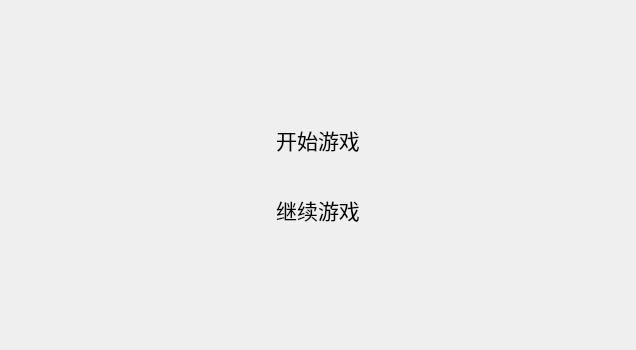
<?xml version="1.0" encoding="UTF-8"?>
<ui version="4.0">
 <class>MainWindow</class>
 <widget class="QMainWindow" name="MainWindow">
  <property name="geometry">
   <rect>
    <x>0</x>
    <y>0</y>
    <width>636</width>
    <height>350</height>
   </rect>
  </property>
  <property name="minimumSize">
   <size>
    <width>636</width>
    <height>350</height>
   </size>
  </property>
  <property name="maximumSize">
   <size>
    <width>636</width>
    <height>350</height>
   </size>
  </property>
  <property name="font">
   <font>
    <pointsize>9</pointsize>
   </font>
  </property>
  <property name="windowTitle">
   <string>PopStar</string>
  </property>
  <widget class="QWidget" name="centralWidget">
   <layout class="QVBoxLayout" name="verticalLayout">
    <item>
     <spacer name="verticalSpacer_2">
      <property name="orientation">
       <enum>Qt::Vertical</enum>
      </property>
      <property name="sizeHint" stdset="0">
       <size>
        <width>20</width>
        <height>92</height>
       </size>
      </property>
     </spacer>
    </item>
    <item>
     <spacer name="verticalSpacer_5">
      <property name="orientation">
       <enum>Qt::Vertical</enum>
      </property>
      <property name="sizeHint" stdset="0">
       <size>
        <width>20</width>
        <height>6</height>
       </size>
      </property>
     </spacer>
    </item>
    <item>
     <layout class="QHBoxLayout" name="horizontalLayout">
      <item>
       <spacer name="horizontalSpacer">
        <property name="orientation">
         <enum>Qt::Horizontal</enum>
        </property>
        <property name="sizeHint" stdset="0">
         <size>
          <width>40</width>
          <height>20</height>
         </size>
        </property>
       </spacer>
      </item>
      <item>
       <widget class="QPushButton" name="pushButton">
        <property name="font">
         <font>
          <pointsize>16</pointsize>
          <weight>50</weight>
          <italic>false</italic>
          <bold>false</bold>
         </font>
        </property>
        <property name="styleSheet">
         <string notr="true">padding:10px 16px;
border:none;
font: 16pt;</string>
        </property>
        <property name="text">
         <string>开始游戏</string>
        </property>
       </widget>
      </item>
      <item>
       <spacer name="horizontalSpacer_2">
        <property name="orientation">
         <enum>Qt::Horizontal</enum>
        </property>
        <property name="sizeHint" stdset="0">
         <size>
          <width>40</width>
          <height>20</height>
         </size>
        </property>
       </spacer>
      </item>
     </layout>
    </item>
    <item>
     <spacer name="verticalSpacer_3">
      <property name="orientation">
       <enum>Qt::Vertical</enum>
      </property>
      <property name="sizeHint" stdset="0">
       <size>
        <width>20</width>
        <height>5</height>
       </size>
      </property>
     </spacer>
    </item>
    <item>
     <layout class="QHBoxLayout" name="horizontalLayout_2">
      <item>
       <spacer name="horizontalSpacer_3">
        <property name="orientation">
         <enum>Qt::Horizontal</enum>
        </property>
        <property name="sizeHint" stdset="0">
         <size>
          <width>40</width>
          <height>20</height>
         </size>
        </property>
       </spacer>
      </item>
      <item>
       <widget class="QPushButton" name="reload_button">
        <property name="font">
         <font>
          <pointsize>16</pointsize>
          <weight>50</weight>
          <italic>false</italic>
          <bold>false</bold>
         </font>
        </property>
        <property name="styleSheet">
         <string notr="true">padding:10px 16px;
border:none;
font: 16pt;</string>
        </property>
        <property name="text">
         <string>继续游戏</string>
        </property>
       </widget>
      </item>
      <item>
       <spacer name="horizontalSpacer_4">
        <property name="orientation">
         <enum>Qt::Horizontal</enum>
        </property>
        <property name="sizeHint" stdset="0">
         <size>
          <width>40</width>
          <height>20</height>
         </size>
        </property>
       </spacer>
      </item>
     </layout>
    </item>
    <item>
     <spacer name="verticalSpacer_4">
      <property name="orientation">
       <enum>Qt::Vertical</enum>
      </property>
      <property name="sizeHint" stdset="0">
       <size>
        <width>20</width>
        <height>6</height>
       </size>
      </property>
     </spacer>
    </item>
    <item>
     <spacer name="verticalSpacer">
      <property name="orientation">
       <enum>Qt::Vertical</enum>
      </property>
      <property name="sizeHint" stdset="0">
       <size>
        <width>20</width>
        <height>92</height>
       </size>
      </property>
     </spacer>
    </item>
   </layout>
  </widget>
  <widget class="QMenuBar" name="menuBar">
   <property name="geometry">
    <rect>
     <x>0</x>
     <y>0</y>
     <width>636</width>
     <height>26</height>
    </rect>
   </property>
  </widget>
 </widget>
 <layoutdefault spacing="6" margin="11"/>
 <resources/>
 <connections/>
</ui>
